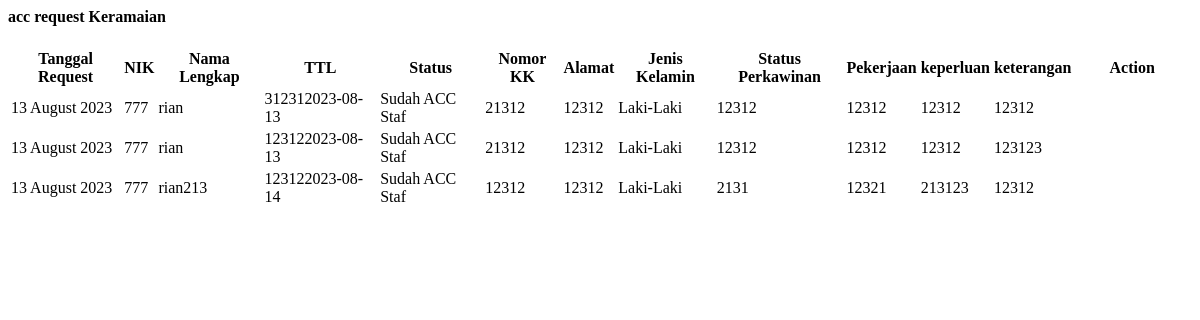
Page /demo1/belum_acc_keramaian.php on the earlier database version.
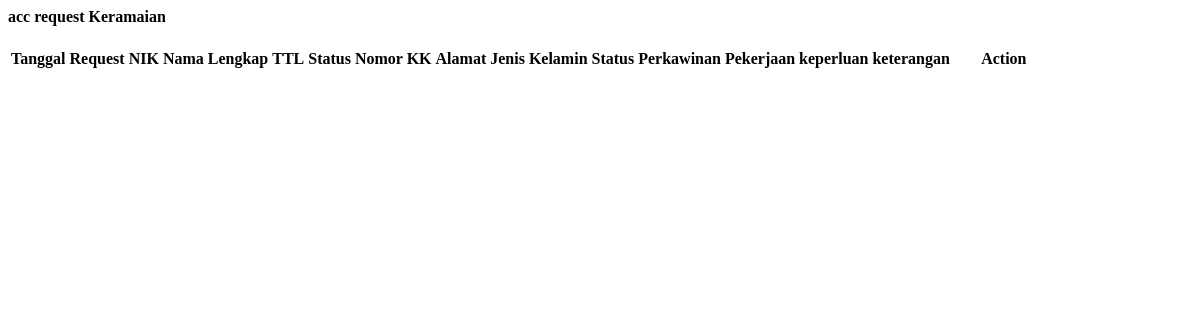
Same page on the later database version.
### tables this page shows
CREATE TABLE `t_keramaian` (
  `id_keramaian` int NOT NULL,
  `nama` int NOT NULL,
  `nomorkk` int NOT NULL,
  `nik` int NOT NULL,
  `tempat` int NOT NULL,
  `tgl_lahir` int NOT NULL,
  `jk` int NOT NULL,
  `agama` int NOT NULL,
  `status_perkawinan` int NOT NULL,
  `pekerjaan` int NOT NULL,
  `alamat` int NOT NULL,
  `pendidikan` int NOT NULL,
  `keperluan` int NOT NULL,
  `tujuan` int NOT NULL,
  `berlaku_tgl` int NOT NULL,
  `acara` int NOT NULL,
  `padatgl` int NOT NULL,
  `keterangan` int NOT NULL,
  `acc` int NOT NULL,
  `request` int NOT NULL,
  `status` int NOT NULL,
  `tanggal_request` int NOT NULL,
  `nik_user` int NOT NULL
);

### demo1/belum_acc_keramaian.php (the view, shortened to what this page needs)
<?php include '../konek.php'; ?>
<link href="css/sweetalert.css" rel="stylesheet" type="text/css">
<div class="page-inner">
    <div class="row">
        <div class="col-md-12">
            <div class="card">
                <div class="card-header">
                    <div class="d-flex align-items-center">
                        <h4 class="fw-bold text-uppercase"> acc request Keramaian</h4>
                    </div>
                </div>
                <form action="" method="POST">
                    <div class="card-body">
                        <div class="table-responsive">
                            <table id="add7" class="display table table-striped table-hover">
                                <thead>
                                    <tr>
                                        <th>Tanggal Request</th>
                                        <th>NIK</th>
                                        <th>Nama Lengkap</th>
                                        <th>TTL</th>
                                        <th>Status</th>
                                        <th>Nomor KK</th>
                                        <th>Alamat</th>
                                        <th>Jenis Kelamin</th>
                                        <th>Status Perkawinan</th>
                                        <th>Pekerjaan</th>
                                        <th>keperluan</th>
                                        <th>keterangan</th>
                                        <th style="width: 10%">Action</th>
                                    </tr>
                                </thead>
                                <tbody>
                                    <?php
                                    $sql = "SELECT * FROM t_keramaian  where status=1";
                                    $query = mysqli_query($konek, $sql);
                                    while ($data = mysqli_fetch_array($query, MYSQLI_BOTH)) {
                                        $tgl = $data['tanggal_request'];
                                        $format = date('d F Y', strtotime($tgl));
                                        $nik = $data['nik'];
                                        $nama = $data['nama'];
                                        $status = $data['status'];
                                        $nomorkk = $data['nomorkk'];
                                        $alamat = $data['alamat'];
                                        $jk = $data['jk'];
                                        $status_perkawinan = $data['status_perkawinan'];
                                        $pekerjaan = $data['pekerjaan'];
                                        $keperluan = $data['keperluan'];
                                        $keterangan = $data['tujuan'];
                                        $tempat = $data['tempat'];
                                        $tgl = $data['tgl_lahir'];
                                        if ($status == "1") {
                                            $status = "Sudah ACC Staf";
                                        } elseif ($status == "0") {
                                            $status = "BELUM ACC";
                                        }
                                    ?>
                                        <tr>
                                            <td><?php echo $format; ?></td>
                                            <td><?php echo $nik; ?></td>
                                            <td><?php echo $nama; ?></td>
                                            <td><?php echo $tempat; ?><?php echo $tgl; ?></td>
                                            <td class="fw-bold text-uppercase text-success op-8"><?php echo $status; ?></td>
                                            <td><?php echo $nomorkk; ?></td>
                                            <td><?php echo $alamat; ?></td>
                                            <td><?php echo $jk; ?></td>
                                            <td><?php echo $status_perkawinan; ?></td>
                                            <td><?php echo $pekerjaan; ?></td>
                                            <td><?php echo $keperluan; ?></td>
                                            <td><?php echo $keterangan; ?></td>
                                            <td>
                                            </td>
                                        </tr>
                                    <?php
                                    }
                                    ?>
                                </tbody>
                            </table>
                        </div>
                    </div>
                </form>
            </div>
        </div>
    </div>
</div>

Differences in the rows shown:
removed t_keramaian: tanggal_request "13 August 2023", nik "777", nama "rian", tempat "31231", tgl_lahir "2023-08-13", status "Sudah ACC Staf", nomorkk "21312", alamat "12312", jk "Laki-Laki", status_perkawinan "12312", pekerjaan "12312", keperluan "12312", tujuan "12312"
removed t_keramaian: tanggal_request "13 August 2023", nik "777", nama "rian", tempat "12312", tgl_lahir "2023-08-13", status "Sudah ACC Staf", nomorkk "21312", alamat "12312", jk "Laki-Laki", status_perkawinan "12312", pekerjaan "12312", keperluan "12312", tujuan "123123"
removed t_keramaian: tanggal_request "13 August 2023", nik "777", nama "rian213", tempat "12312", tgl_lahir "2023-08-14", status "Sudah ACC Staf", nomorkk "12312", alamat "12312", jk "Laki-Laki", status_perkawinan "2131", pekerjaan "12321", keperluan "213123", tujuan "12312"
